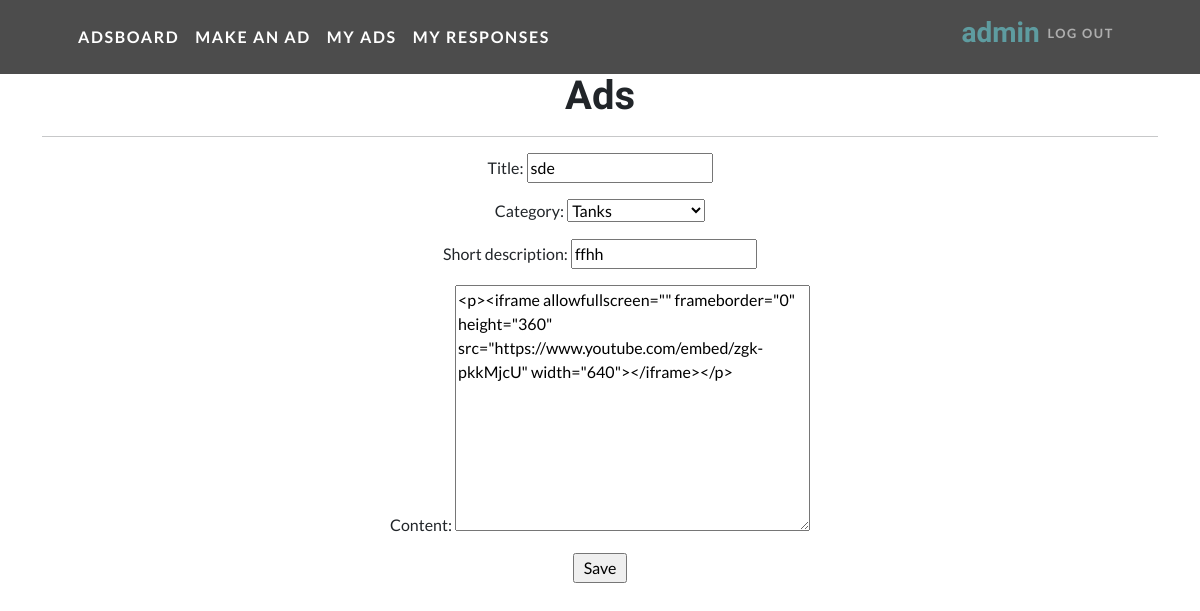
The app's page /adsboard/11/update/ (signed in) with its own data.
### ads/models.py (models this page shows, shortened)
class Advert(models.Model):
    TS = 'Tanks'
    HS = 'Healers'
    DD = 'Damage Dealers'
    TD = 'Traders'
    GM = 'Guild Masters'
    QG = 'Quest Givers'
    BS = 'Blacksmith'
    TN = 'Tanner'
    PM = 'Potion Master'
    SM = 'Spell Master'
    CATEGORY_TYPES = [
        (TS, 'Tanks'),
        (HS, 'Healers'),
        (DD, 'Damage Dealers'),
        (TD, 'Traders'),
        (GM, 'Guild Masters'),
        (QG, 'Quest Givers'),
        (BS, 'Blacksmith'),
        (TN, 'Tanner'),
        (PM, 'Potion Master'),
        (SM, 'Spell Master')
    ]
    author = models.ForeignKey(User, on_delete=models.CASCADE)
    title = models.CharField(max_length=63)
    category = models.CharField(max_length=20, choices=CATEGORY_TYPES, default=TS)
    time_add = models.DateTimeField(auto_now_add=True)
    short_resp = models.CharField(max_length=255)
    content = RichTextUploadingField(config_name='default')

### ads/views.py (the view, shortened to what this page needs)
# urls.py: path('<int:pk>/update/', AdUpdate.as_view(), name='ad_update'),
class AdUpdate(LoginRequiredMixin, UpdateView):
    form_class = AdForm
    model = Advert
    template_name = 'ad_edit.html'

### ads/forms.py
class AdForm(forms.ModelForm):
    class Meta:
        model = Advert
        fields = [
            'title',
            'category',
            'short_resp',
            'content',
        ]
        labels = {
            'title': 'Title',
            'category': 'Category',
            'short_resp': 'Short description',
            'content': 'Content'
        }

### templates/ad_edit.html (shortened to what this page needs)
{% extends 'flatpages/default.html' %}
{% block content %}
<h1>Ads</h1>
<hr>
<form action="" method="post">
    {{ form.as_p }}
    <input type="submit" value=" Save " />
</form>
{% endblock content %}

### templates/flatpages/default.html (shortened to what this page needs)
<!DOCTYPE html>
{% load static %}
<html lang="en">
    <head>
        <link href="{% static 'css/styles.css' %}" rel="stylesheet" />
    </head>
    <body id="page-top">
        <nav class="navbar navbar-expand-lg navbar-dark navbar-custom fixed-top">
            <div class="container px-5">
                <a class="navbar-brand" href="/adsboard/">Adsboard</a>
                {% if request.user.is_authenticated %}
                <a class="navbar-brand" href="/adsboard/create">Make an ad</a>
                <a class="navbar-brand" href="/adsboard/profile">My ads</a>
                <a class="navbar-brand" href="/adsboard/user_resp/">My responses</a>
                {% endif %}
                <div class="collapse navbar-collapse" id="navbarResponsive">
                    <ul class="navbar-nav ms-auto">
                        {% if request.user.is_authenticated %}
                        <h3 style="color: #5e9ca0;">{{ request.user.username }}</h3>
                        <li class="nav-item"><a class="nav-link" href="/accounts/logout">Log Out</a></li>
                        {% endif %}
                    </ul>
                </div>
            </div>
        </nav>
    </body>
<br>
<br>
<br>
        <div class="container">
           <div class="row">
               <div class="col-lg-12 text-center">
                   {% block content %}{% endblock content %}
               </div>
           </div>
        </div>
</html>

### records on screen
Advert: title "sde", category "Tanks", short_resp "ffhh", content "<p><iframe allowfullscreen=\"\" frameborder=\"0\" height=\"360\" src=\"https://www.youtube.com/embed/zgk-pkkMjcU\" width=\"640\"></iframe></p>"

### other values on screen
{{ request.user.username }} "admin"
